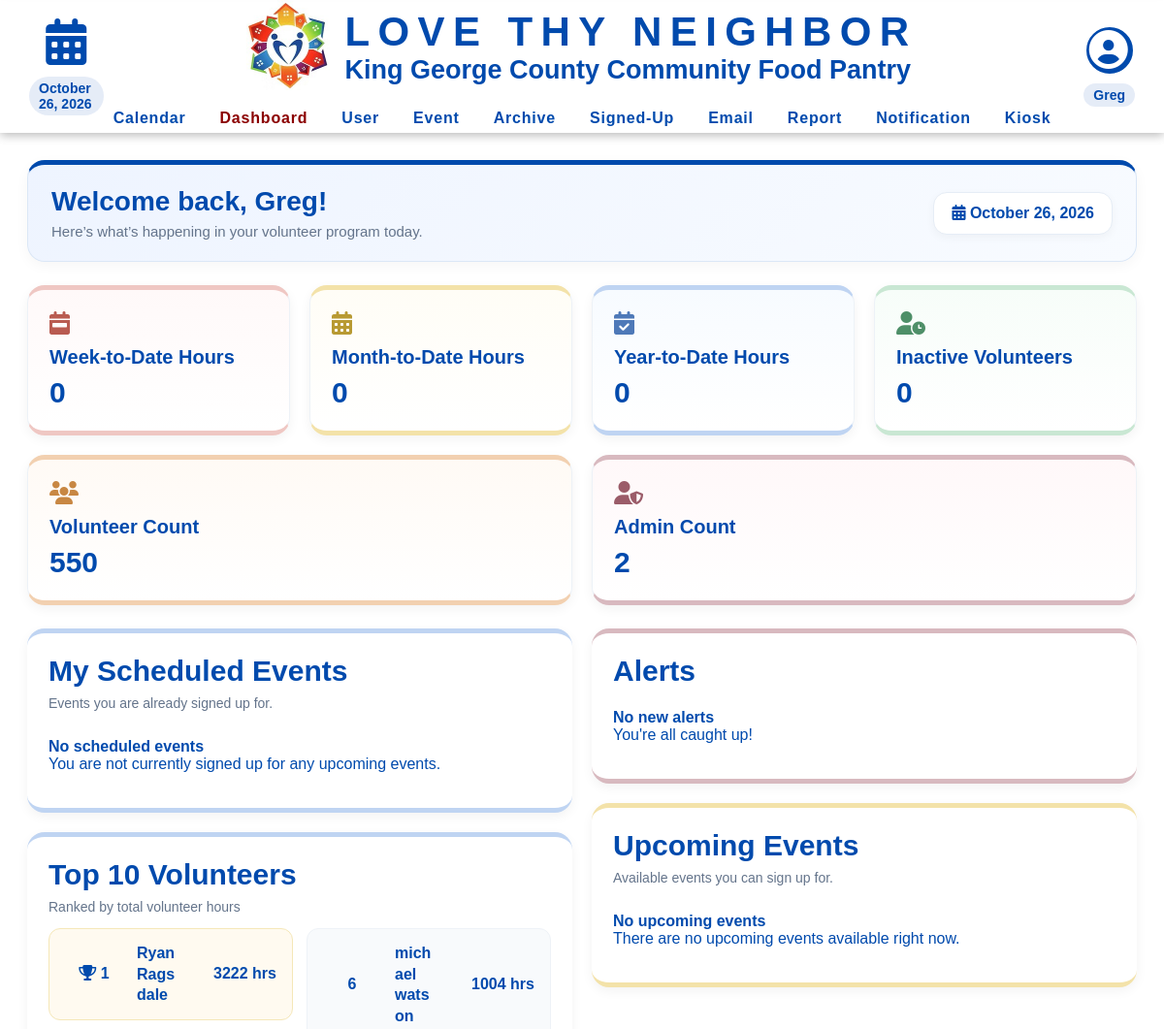
Before: /index.php (signed in, upper part) with the older database file.
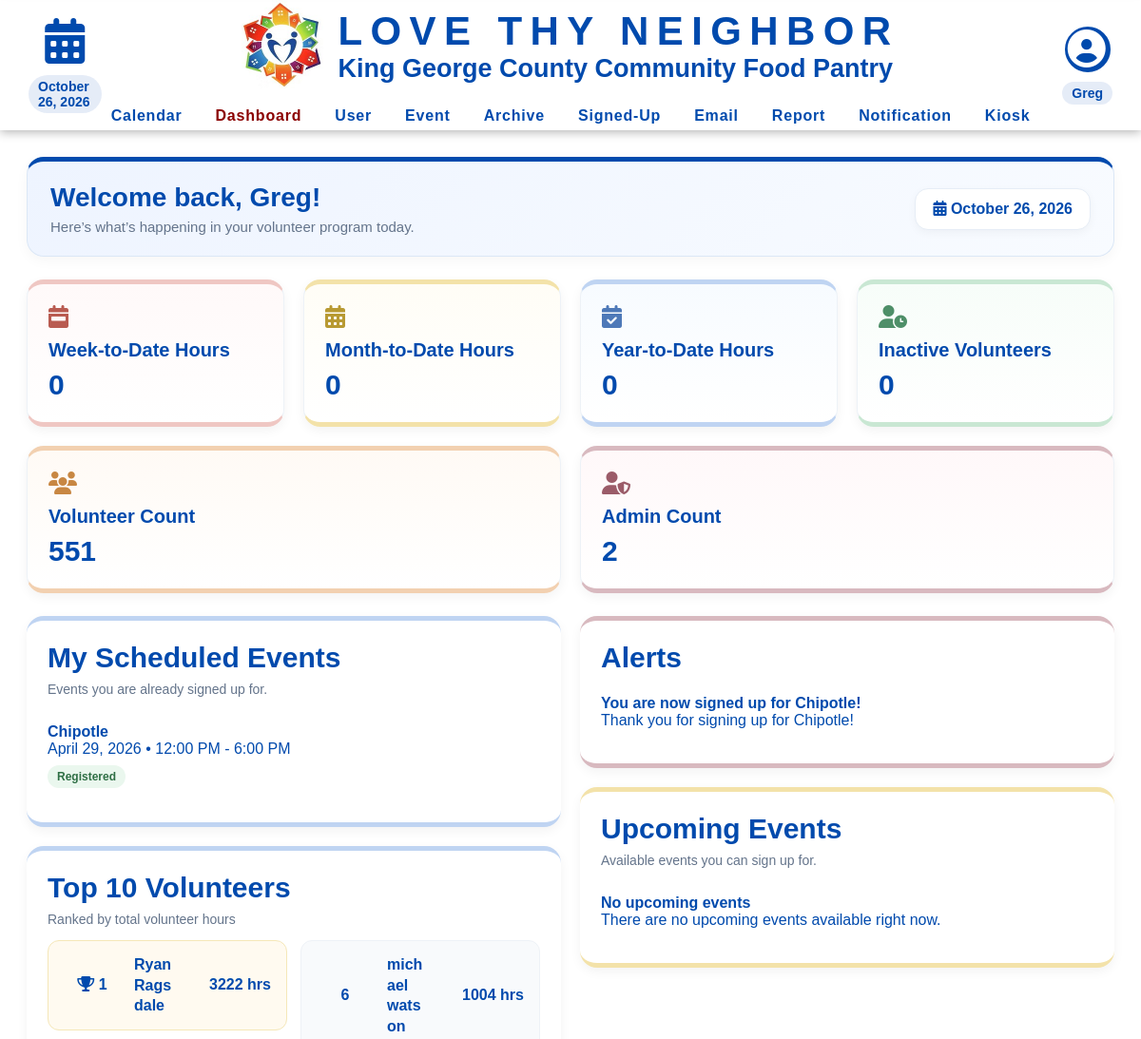
After: the same page with the newer database file.
### tables this page shows
CREATE TABLE `dbevents` (
  `id` int NOT NULL AUTO_INCREMENT,
  `name` text NOT NULL,
  `date` char(10) NOT NULL,
  `startTime` char(5) NOT NULL,
  `endTime` char(5) NOT NULL,
  `description` text NOT NULL,
  `capacity` int NOT NULL,
  `location` text,
  `archived` tinyint DEFAULT NULL,
  PRIMARY KEY (`id`)
);

CREATE TABLE `dbmessages` (
  `id` int NOT NULL AUTO_INCREMENT,
  `senderID` varchar(256) NOT NULL,
  `recipientID` varchar(256) NOT NULL,
  `title` varchar(256) NOT NULL,
  `body` text NOT NULL,
  `time` varchar(16) NOT NULL,
  `wasRead` tinyint(1) NOT NULL DEFAULT '0',
  `prioritylevel` tinyint NOT NULL DEFAULT '0',
  PRIMARY KEY (`id`)
);

### index.php (the view, shortened to what the changed rows need)
<?php
    include_once('database/dbEvents.php');
    include_once('database/dbPersons.php');
    include_once('database/dbpersonhours.php');
    include_once('database/dbMessages.php');
    $currentDate = date('F j, Y');
    $person = false;
    $UpcomingEvents = retrieve_event3();
    if (isset($_SESSION['_id']) && $_SESSION['_id'] !== '') {
        $person = retrieve_person($_SESSION['_id']);
    }
    $personId = $person->get_id();
    $volunteers = getVolunteerCount($con);
    $admins = getAdminCount();
    function formatDashboardHours($hours) {
        $roundedHours = round($hours * 4) / 4;
        $formattedHours = number_format($roundedHours, 2, '.', '');
        return rtrim(rtrim($formattedHours, '0'), '.');
    }
    function safeHtml($value) {
        return htmlspecialchars((string)($value ?? ''), ENT_QUOTES, 'UTF-8');
    }
    function normalizeEvent($event) {
        $normalized = [
            'name' => '',
            'date' => '',
            'startTime' => '',
            'endTime' => '',
            'status' => ''
        ];
        if (is_array($event)) {
            $normalized['name'] = (string)($event['name'] ?? '');
            $normalized['date'] = (string)($event['date'] ?? '');
            $normalized['startTime'] = (string)($event['startTime'] ?? '');
            $normalized['endTime'] = (string)($event['endTime'] ?? '');
            $normalized['status'] = (string)($event['status'] ?? '');
        } else {
            $normalized['name'] = (string)$event;
        }
        return $normalized;
    }
    function formatEventDate($dateValue) {
        $timestamp = strtotime($dateValue);
        return date('F j, Y', $timestamp);
    }
    function formatEventTimeRange($startTime, $endTime) {
        $start = '';
        $end = '';
        if (!empty($startTime)) {
            $startTs = strtotime($startTime);
            if ($startTs !== false) {
                $start = date('g:i A', $startTs);
            }
        }
        if (!empty($endTime)) {
            $endTs = strtotime($endTime);
            if ($endTs !== false) {
                $end = date('g:i A', $endTs);
            }
        }
        if ($start && $end) {
            return $start . ' - ' . $end;
        }
        return '';
    }
    $now = new DateTime('now', new DateTimeZone('America/New_York'));
    $weekStart = (clone $now)->modify('monday this week')->setTime(0, 0, 0);
    $weekEnd = (clone $weekStart)->modify('+1 week');
    $monthStart = (clone $now)->modify('first day of this month')->setTime(0, 0, 0);
    $monthEnd = (clone $monthStart)->modify('+1 month');
    $yearStart = (clone $now)->setDate((int)$now->format('Y'), 1, 1)->setTime(0, 0, 0);
    $yearEnd = (clone $yearStart)->modify('+1 year');
    $weekToDateHours = formatDashboardHours(calcTotalHoursForRange($weekStart->format('Y-m-d H:i:s'), $weekEnd->format('Y-m-d H:i:s')));
    $monthToDateHours = formatDashboardHours(calcTotalHoursForRange($monthStart->format('Y-m-d H:i:s'), $monthEnd->format('Y-m-d H:i:s')));
    $yearToDateHours = formatDashboardHours(calcTotalHoursForRange($yearStart->format('Y-m-d H:i:s'), $yearEnd->format('Y-m-d H:i:s')));
    $scheduledEvents = fetch_user_upcoming_signups($personId, 'ASC', 3);
    $inactiveCount = 0;
    $countQuery = "SELECT COUNT(*) AS cnt FROM dbpersons WHERE status = 'Inactive'";
    $stmt = mysqli_prepare($con, $countQuery);
    if ($stmt) {
        mysqli_stmt_execute($stmt);
        $countResult = mysqli_stmt_get_result($stmt);
        if ($countResult) {
            $countRow = mysqli_fetch_assoc($countResult);
            $inactiveCount = intval($countRow['cnt']);
        }
    }
    $notifications = get_last_3_messages($personId);
?>
<!DOCTYPE html>
<html lang="en">
<head>
    <link rel="stylesheet" href="https://cdnjs.cloudflare.com/ajax/libs/font-awesome/6.5.0/css/all.min.css">
    <link href="./css/dashboard.css" rel="stylesheet">
    <link rel="stylesheet" href="header.css">
    <link rel="stylesheet" href="css/dashboard.css">
</head>
<?php if ($_SESSION['access_level'] >= 2): ?>
<body>
<?php require 'header.php';?>
  <main class="main-content">
    <section class="welcome-banner">
      <div>
        <h1>Welcome back, <?php echo safeHtml($_SESSION['f_name'] ?? 'Volunteer'); ?>!</h1>
        <p>Here’s what’s happening in your volunteer program today.</p>
      </div>
      <div class="date-box">
        <i class="fa-solid fa-calendar-days"></i> <?php echo safeHtml($currentDate); ?>
      </div>
    </section>
    <section class="card-grid">
      <div class="card soft-red">
        <i class="fa-solid fa-calendar-week icon-red"></i>
        <h3>Week-to-Date Hours</h3>
        <p><?= safeHtml($weekToDateHours) ?></p>
      </div>
      <div class="card soft-yellow">
        <i class="fa-solid fa-calendar-days icon-yellow"></i>
        <h3>Month-to-Date Hours</h3>
        <p><?= safeHtml($monthToDateHours) ?></p>
      </div>
      <div class="card soft-blue">
        <i class="fa-solid fa-calendar-check icon-blue"></i>
        <h3>Year-to-Date Hours</h3>
        <p><?= safeHtml($yearToDateHours) ?></p>
      </div>
      <div class="card soft-green">
        <i class="fa-solid fa-user-clock icon-green"></i>
        <h3>Inactive Volunteers</h3>
        <p><?= safeHtml($inactiveCount) ?></p>
      </div>
    </section>
    <section class="wide-card-grid">
      <div class="card soft-orange">
        <i class="fa-solid fa-users icon-orange"></i>
        <h3>Volunteer Count</h3>
        <p><?= safeHtml($volunteers) ?></p>
      </div>
      <div class="card soft-maroon">
        <i class="fa-solid fa-user-shield icon-maroon"></i>
        <h3>Admin Count</h3>
        <p><?= safeHtml($admins) ?></p>
      </div>
    </section>
    <section class="dashboard-layout">
      <div class="dashboard-column">
        <div class="section-box soft-blue">
            <h2>My Scheduled Events</h2>
            <p class="muted">Events you are already signed up for.</p>
            <?php if (!empty($scheduledEvents)): ?>
              <?php foreach ($scheduledEvents as $event): ?>
                <?php
                    $eventData = normalizeEvent($event);
                    $formattedDate = formatEventDate($eventData['date']);
                    $timeRange = formatEventTimeRange($eventData['startTime'], $eventData['endTime']);
                ?>
                <div class="event-item">
                  <strong><?= safeHtml($eventData['name']) ?></strong><br>
                  <span>
                    <?= safeHtml($formattedDate) ?>
                    <?php if ($timeRange !== ''): ?>
                      • <?= safeHtml($timeRange) ?>
                    <?php endif; ?>
                  </span><br>
                  <span class="status green">Registered</span>
                </div>
              <?php endforeach; ?>
            <?php else: ?>
              <div class="event-item">
                <strong>No scheduled events</strong><br>
                <span>You are not currently signed up for any upcoming events.</span>
              </div>
            <?php endif; ?>
          </div>
        <div class="section-box soft-blue">
          <h2>Top 10 Volunteers</h2>
          <p class="muted">Ranked by total volunteer hours</p>
          <div class="leaderboard">
            <?php
            $reportData = calcTop10();
            $total = count($reportData);
            ?>
            <div class="leaderboard-split">
              <div class="leaderboard-column">
                <?php for ($i = 0; $i < min(5, $total); $i++):
                  $rankClass = "";
                  if ($i == 0) $rankClass = "gold";
                  elseif ($i == 1) $rankClass = "silver";
                  elseif ($i == 2) $rankClass = "bronze";
                ?>
                  <div class="leader-row <?php echo $rankClass; ?>">
                    <span class="rank">
                      <?php if ($i < 3): ?>
                        <i class="fas fa-trophy trophy-icon"></i>
                      <?php endif; ?>
                      <?php echo $i + 1; ?>
                    </span>
                    <span class="name">
                      <?php
                      echo safeHtml(
                        ($reportData[$i][0] ?? '') . ' ' . ($reportData[$i][1] ?? '')
                      );
                      ?>
                    </span>
                    <span class="hours">
                      <?php echo safeHtml($reportData[$i][2] ?? '0'); ?> hrs
                    </span>
                  </div>
                <?php endfor; ?>
              </div>
              <div class="leaderboard-column">
                  <?php for ($i = 5; $i < min(10, $total); $i++): ?>
                    <div class="leader-row">
                      <span class="rank"><?php echo $i + 1; ?></span>
                      <span class="name">
                        <?php echo safeHtml(($reportData[$i][0] ?? '') . ' ' . ($reportData[$i][1] ?? '')); ?>
                      </span>
                      <span class="hours">
                        <?php echo safeHtml($reportData[$i][2] ?? '0'); ?> hrs
                      </span>
                    </div>
                  <?php endfor; ?>
                </div>
              </div>
            </div>
          </div>
        </div>
        <div class="dashboard-column right-column">
          <div class="section-box soft-maroon">
            <h2>Alerts</h2>
            <?php if (!empty($notifications)): ?>
              <?php foreach ($notifications as $notification): ?>
                <div class="alert-item">
                  <strong><?= safeHtml($notification['title'] ?? '') ?></strong><br>
                  <span><?= safeHtml($notification['body'] ?? '') ?></span>
                </div>
              <?php endforeach; ?>
            <?php else: ?>
              <div class="alert-item">
                <strong>No new alerts</strong><br>
                <span>You're all caught up!</span>
              </div>
            <?php endif; ?>
        </div>
        <div class="section-box soft-yellow">
    <h2>Upcoming Events</h2>
    <p class="muted">Available events you can sign up for.</p>
    <?php if (!empty($UpcomingEvents) && is_array($UpcomingEvents)): ?>
        <?php foreach ($UpcomingEvents as $event): ?>
            <?php
                $eventName = $event['name'] ?? '';
                $eventDate = $event['date'] ?? '';
                $startTime = $event['startTime'] ?? '';
                $endTime = $event['endTime'] ?? '';
                $formattedDate = !empty($eventDate) ? date('F j, Y', strtotime($eventDate)) : '';
                $start = !empty($startTime) ? date('g:i A', strtotime($startTime)) : '';
                $end = !empty($endTime) ? date('g:i A', strtotime($endTime)) : '';
                $dateTimeLine = $formattedDate;
                if ($start && $end) {
                    $dateTimeLine .= ' • ' . $start . ' - ' . $end;
                } elseif ($start) {
                    $dateTimeLine .= ' • ' . $start;
                } elseif ($end) {
                    $dateTimeLine .= ' • ' . $end;
                }
            ?>
            <div class="event-item">
                <strong><?= htmlspecialchars($eventName) ?></strong><br>
                <span><?= htmlspecialchars($dateTimeLine) ?></span><br>
                <span class="status yellow">Open for Signup</span>
            </div>
        <?php endforeach; ?>
    <?php else: ?>
        <div class="event-item">
            <strong>No upcoming events</strong><br>
            <span>There are no upcoming events available right now.</span>
        </div>
    <?php endif; ?>
</div>
</div>
<br>
        </div>
<?php include 'footer.php'; ?>
</body>
<?php endif ?>
</html>

Changed rows visible on the page:
added dbevents: name "Chipotle", date "April 29, 2026", safeHtml($timeRange) "12:00 PM - 6:00 PM"
added dbmessages: title "You are now signed up for Chipotle!", body "Thank you for signing up for Chipotle!"
Other visible differences:
safeHtml($volunteers): "550" → "551"
text no longer shown: "No scheduled events You are not currently signed up for any upcoming events. No new alerts You're all caught up!"
